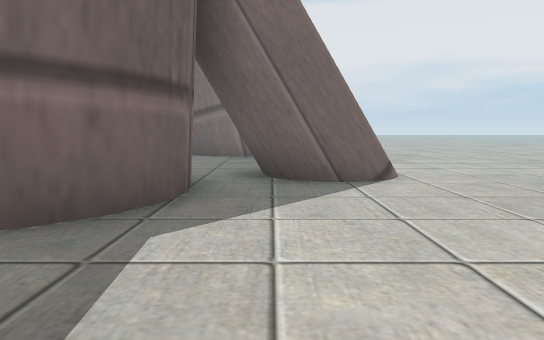
View 1 (above)

24 first-person views from a walk through a Unity game level. The camera is 1.4 m above the floor, tilts 6° down and sees 70° across. The floor is counted in squares, 2 m on a side. Each view is taken from the middle of a square. On the plan, view 1 faces up. The plan holds only what a view shows up to about 11 squares ahead; the rest is blank. The place goes on beyond the plan. Some surface patterns are stand-ins.

View 2
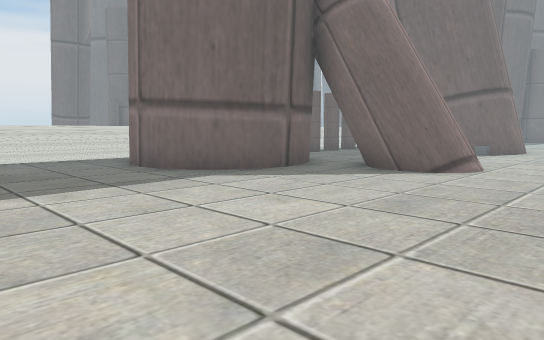

View 3
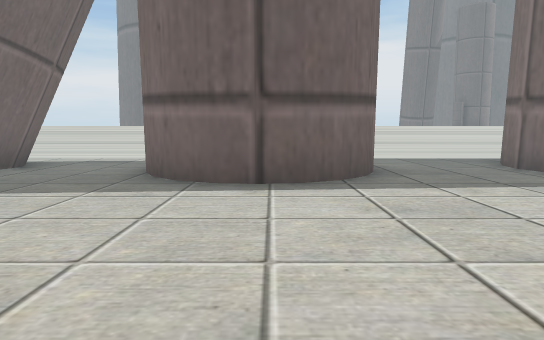

View 4
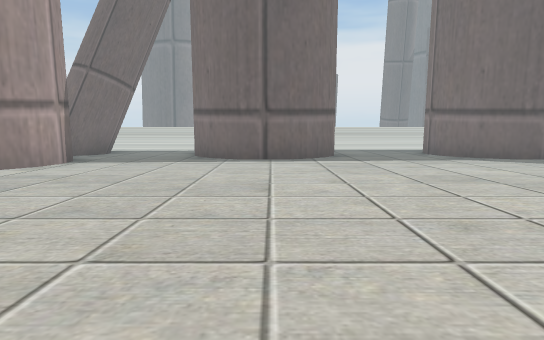

View 5
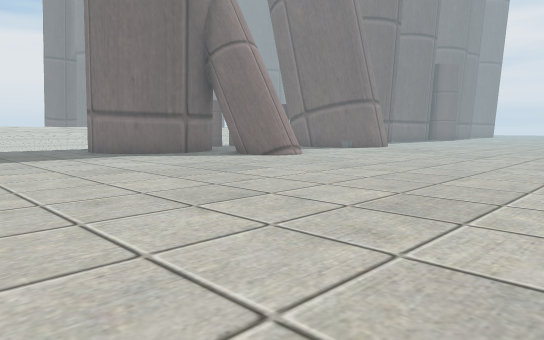

View 6
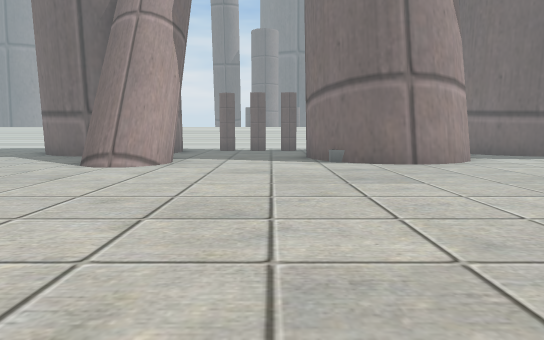

View 7
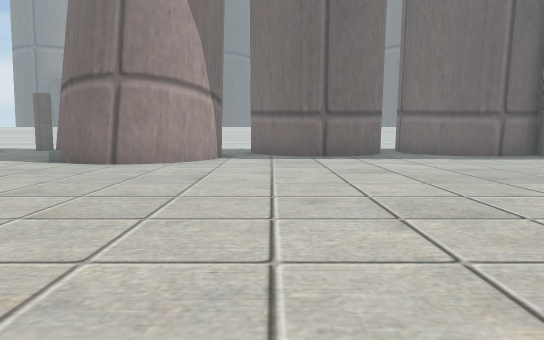

View 8
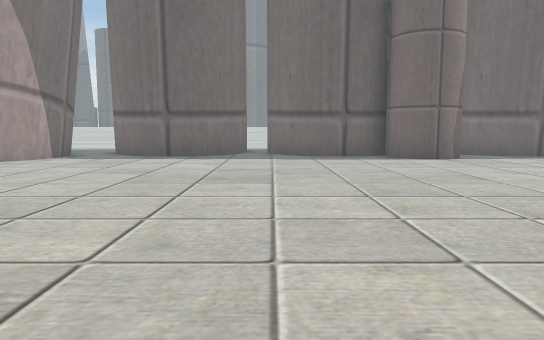

View 9
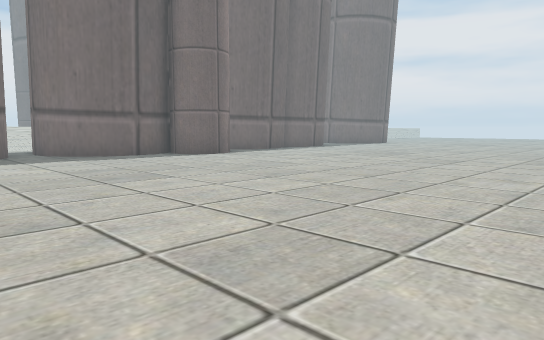

View 10
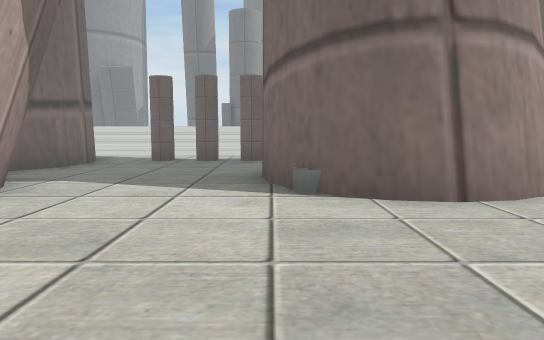

View 11
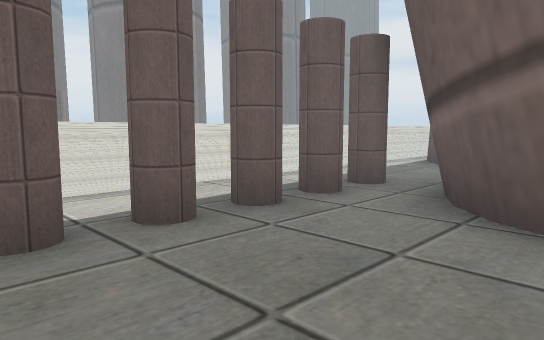

View 12
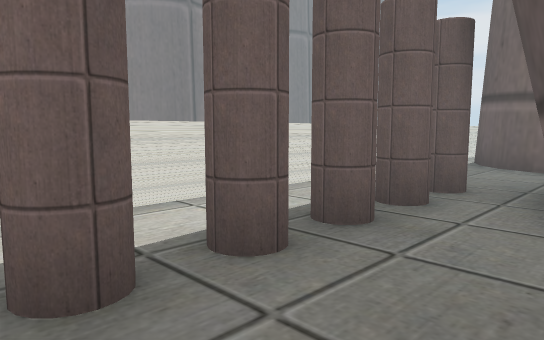

View 13
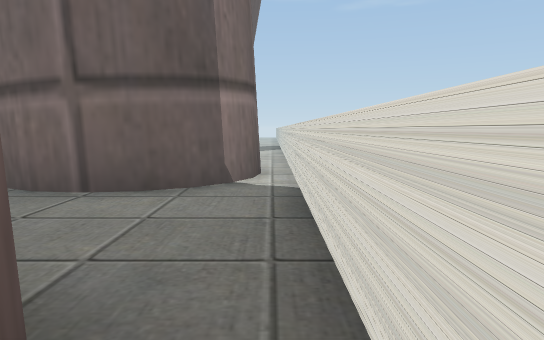

View 14
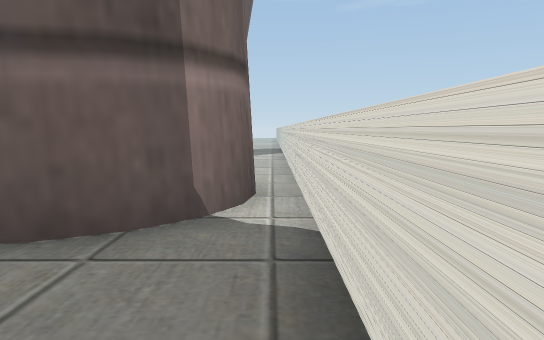

View 15
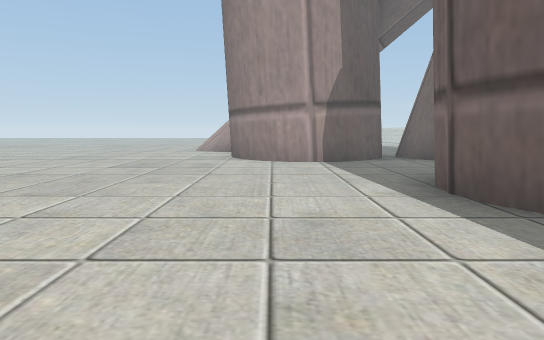

View 16
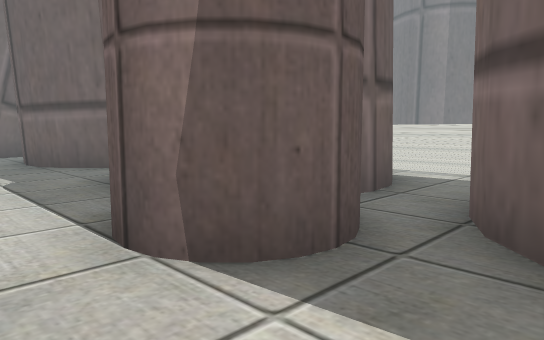

View 17
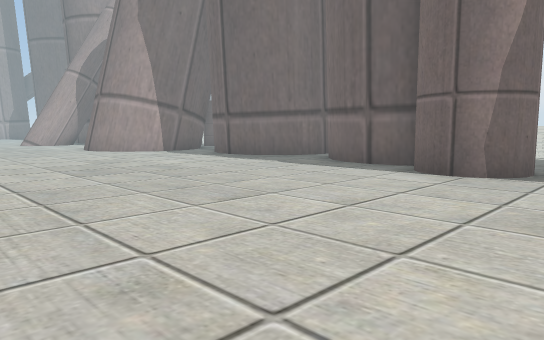

View 18
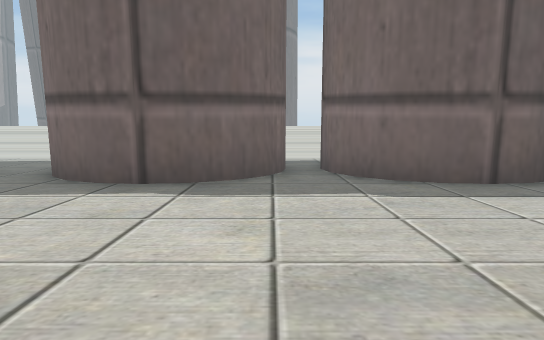

View 19
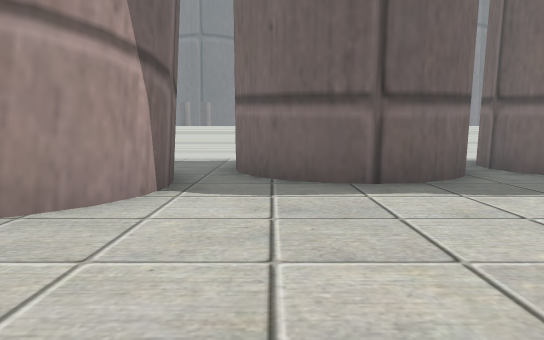

View 20
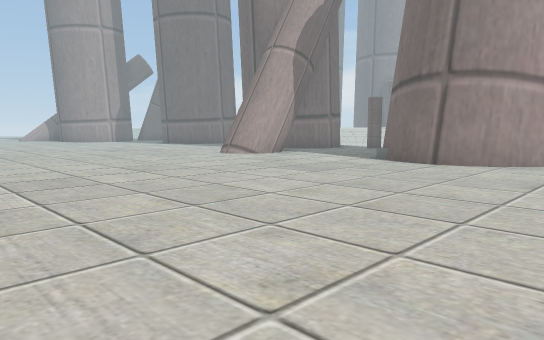

View 21
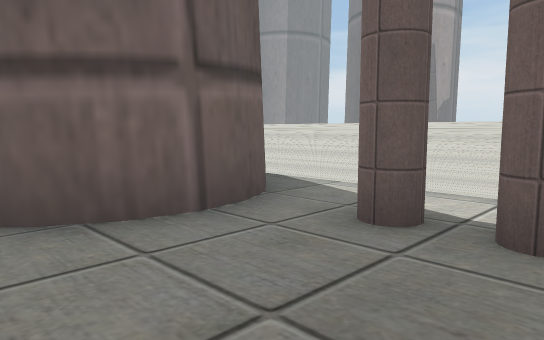

View 22
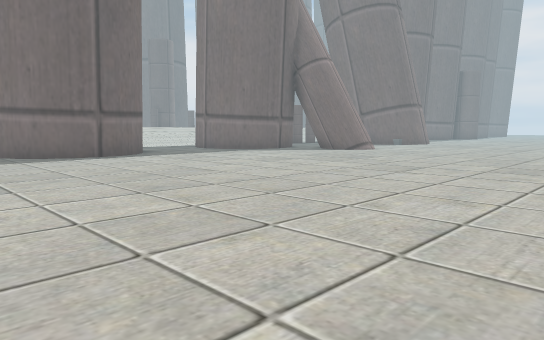

View 23
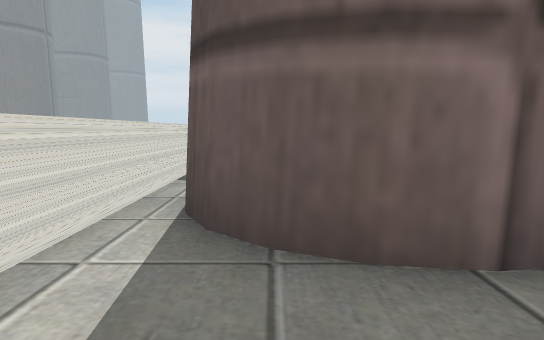

View 24
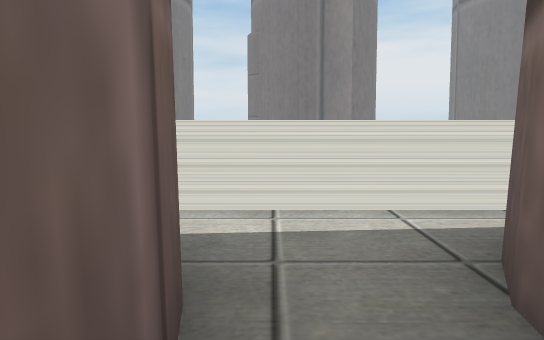

### Floor plan
Key: @ floor where view 1 was taken; # wall or solid block; x gap in a wall; . floor; O other object.
Columns run from 6 left of view 1 to 9 right of it. Each row starts with its distance up from view 1.
 25 #.####........
 24 #..##..........
 23 #....##........
 22 #.####.........
 21 #   ##.........
 20 #.  ##.........
 19 #..##...........
 18 #. ##...........
 17 #.  ##..........
 16 #.# ##..........
 15 #.###...........
 14 #...............
 13 #...###.........
 12 #.Ox# ##........
 11 #.O.####.......
 10 #.O..##........
  9 #.O.............
  8 #.O............
  7 #..............
  6 #.###.##.......
  5 #.# ###........
  4 #.# ##.........
  3 #.###..........
  2 #..............
  1 #...............
  0 #.....@.........
 -1 #.###...........
 -2 #.# ##..........
 -3 #.####..........
 -4 #..##...........
 -5 #...............
 -6 #...............

Positions as (right, up) in squares from view 1, and headings:
1: (0, 0), facing up
2: (4, -1), facing up-left
3: (4, -2), facing left
4: (8, -2), facing left
5: (9, -2), facing up-left
6: (9, 9), facing left
7: (9, 15), facing left
8: (9, 19), facing left
9: (9, 16), facing up-left
10: (5, 10), facing left
11: (-1, 7), facing up-left
12: (-2, 7), facing up-left
13: (-5, 4), facing down
14: (-5, 2), facing down
15: (1, 2), facing down
16: (1, 25), facing down-left
17: (6, 25), facing down-left
18: (4, 18), facing left
19: (4, 15), facing left
20: (9, 15), facing down-left
21: (-1, 9), facing down-left
22: (9, -6), facing up-left
23: (-4, -6), facing up
24: (-2, 23), facing left
